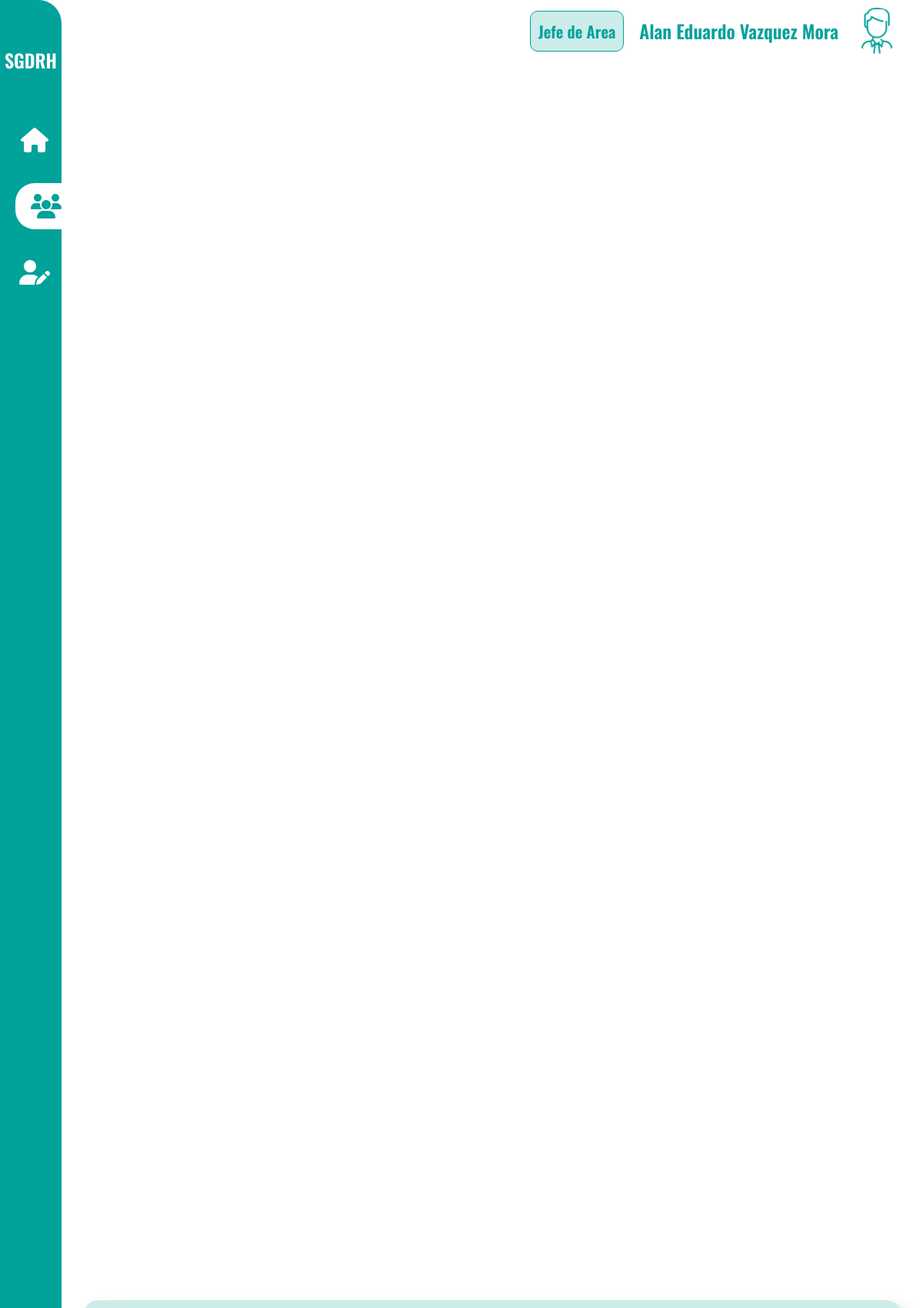
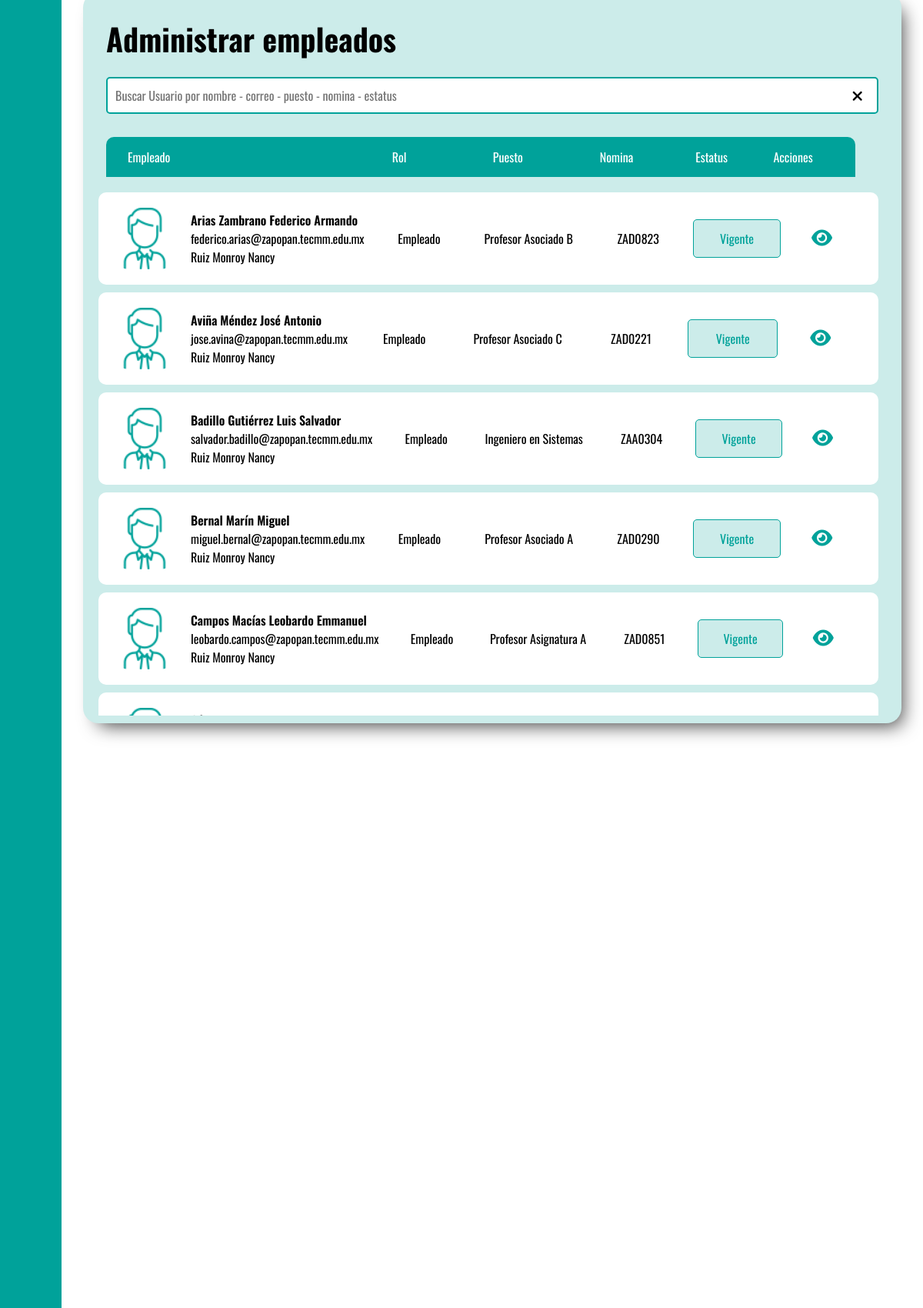
Page /public/admin_home.php?page=manage_users (signed in, upper part) on the committed database (2 pictures, top to bottom).
### tables this page shows
CREATE TABLE `usuario` (
  `usuario_id` int(11) NOT NULL AUTO_INCREMENT,
  `usuario_nomina` varchar(100) NOT NULL,
  `usuario_nombre` varchar(100) NOT NULL,
  `usuario_curp` varchar(100) NOT NULL,
  `usuario_rfc` varchar(100) NOT NULL,
  `usuario_email` varchar(150) NOT NULL,
  `usuario_password` varchar(100) NOT NULL,
  `usuario_foto` longblob,
  `usuario_genero` varchar(1) NOT NULL,
  `usuario_fechaIngreso` date DEFAULT NULL,
  `usuario_fechaCumpleaños` date DEFAULT NULL,
  `puesto_id` int(11) NOT NULL,
  `areaAdscripcion_id` int(11) NOT NULL,
  `jefeInmediato_id` int(11) NOT NULL,
  `sindicato_id` int(11) NOT NULL,
  `rol_id` int(11) NOT NULL,
  `usuario_estatus` varchar(50) NOT NULL,
  PRIMARY KEY (`usuario_id`),
  KEY `puesto_id` (`puesto_id`),
  KEY `areaAdscripcion_id` (`areaAdscripcion_id`),
  KEY `jefeInmediato_id` (`jefeInmediato_id`,`sindicato_id`,`rol_id`),
  KEY `rol_id` (`rol_id`),
  KEY `sindicato_id` (`sindicato_id`),
  CONSTRAINT `usuario_ibfk_1` FOREIGN KEY (`puesto_id`) REFERENCES `puesto` (`puesto_id`),
  CONSTRAINT `usuario_ibfk_2` FOREIGN KEY (`areaAdscripcion_id`) REFERENCES `areaadscripcion` (`areaAdscripcion_id`),
  CONSTRAINT `usuario_ibfk_3` FOREIGN KEY (`rol_id`) REFERENCES `rol` (`rol_id`),
  CONSTRAINT `usuario_ibfk_4` FOREIGN KEY (`sindicato_id`) REFERENCES `sindicato` (`sindicato_id`),
  CONSTRAINT `usuario_ibfk_5` FOREIGN KEY (`jefeInmediato_id`) REFERENCES `jefeinmediato` (`jefeInmediato_id`)
);

CREATE TABLE `jefeinmediato` (
  `jefeInmediato_id` int(11) NOT NULL AUTO_INCREMENT,
  `jefeInmediato_nombre` varchar(100) NOT NULL,
  `areaAdscripcion_id` int(11) NOT NULL,
  PRIMARY KEY (`jefeInmediato_id`)
);

CREATE TABLE `rol` (
  `rol_id` int(11) NOT NULL AUTO_INCREMENT,
  `rol_nombre` varchar(50) NOT NULL,
  PRIMARY KEY (`rol_id`)
);

CREATE TABLE `puesto` (
  `puesto_id` int(11) NOT NULL AUTO_INCREMENT,
  `puesto_nombre` varchar(50) NOT NULL,
  PRIMARY KEY (`puesto_id`)
);

### src/controllers/UserController.php (called while the page is built, shortened)
<?php
require_once MODEL_PATH . 'UserModel.php';
class UserController
{
    private $userModel;
    public function __construct($db)
    {
        $this->userModel = new UserModel($db);
    }
    public function showAllUsers($userRole)
    {
        $users = $this->userModel->getAllUsers($userRole);
        require VIEW_PATH . 'manage_users/list.php';
    }
}

### src/models/UserModel.php (called while the page is built, shortened)
<?php
class UserModel
{
    private $db;
    public function __construct($db)
    {
        $this->db = $db;
    }
    public function getAllUsers($userRole)
    {
        $query = "SELECT usuario.*, rol.*, puesto.*, jefeinmediato.*
                  FROM usuario
                  LEFT JOIN rol ON usuario.rol_id = rol.rol_id
                  LEFT JOIN puesto ON usuario.puesto_id = puesto.puesto_id
                  LEFT JOIN areaAdscripcion ON usuario.areaAdscripcion_id = areaAdscripcion.areaAdscripcion_id
                  LEFT JOIN jefeinmediato ON usuario.jefeInmediato_id = jefeinmediato.jefeInmediato_id
                  LEFT JOIN sindicato ON usuario.sindicato_id = sindicato.sindicato_id";
        if ($userRole == 4) {
            $area_adscripcion = $_SESSION['user_area'];
            $query .= " WHERE usuario.areaAdscripcion_id = :areaAdscripcion";
            $stmt = $this->db->prepare($query);
            $stmt->bindParam(':areaAdscripcion', $area_adscripcion, PDO::PARAM_INT);
        } else if ($userRole == 5) {
            $user_sindicato = $_SESSION['user_union'];
            $query .= " WHERE usuario.sindicato_id = :userSindicato";
            $stmt = $this->db->prepare($query);
            $stmt->bindParam(':userSindicato', $user_sindicato, PDO::PARAM_STR);
        } else {
            $stmt = $this->db->prepare($query);
        }
        $stmt->execute();
        return $stmt->fetchAll(PDO::FETCH_ASSOC);
    }
}

### server/DB.php (called while the page is built, shortened)
<?php
class DB
{
    private $host = "localhost";
    private $username = "root";
    private $password = "";
    private $database = "sgdrh";
    private $connection;
    public function __construct()
    {
        try {
            $this->connection = new PDO("mysql:host=$this->host;dbname=$this->database;charset=utf8", $this->username, $this->password);
            $this->connection->setAttribute(PDO::ATTR_ERRMODE, PDO::ERRMODE_EXCEPTION);
        } catch (PDOException $e) {
            die("Connection failed: " . $e->getMessage());
        }
    }
    public function prepare($sql)
    {
        return $this->connection->prepare($sql);
    }
}

### src/views/manage_users/list.php (the view, shortened to what this page needs)
<?php if (!empty($users)) : ?>
    <div class="card_table">
        <div class="card_table_header">
            <h2>Administrar empleados</h2>
        </div>
        <div class="card_table_body">
            <div class="search_input" id="searchForm">
                <input type="text" id="searchInput" placeholder="Buscar Usuario por nombre - correo - puesto - nomina - estatus">
                <i class="fa-solid fa-xmark" id="clear_input"></i>
            </div>
            <div class="table_header">
                <span class="header_empleado">Empleado</span>
                <span class="header_rol">Rol</span>
                <span class="header_puesto">Puesto</span>
                <span class="header_nomina">Nomina</span>
                <span class="header_estatus">Estatus</span>
                <span class="header_actions">Acciones</span>
            </div>
        </div>
        <div class="table_body" id="tableContainer">
            <?php foreach ($users as $user) : ?>
                <?php if ($user['usuario_id'] != $_SESSION['user_id']) { ?>
                    <div class="table_body_item">
                        <div class="row_user_info">
                            <?php if ($user['usuario_genero'] === 'H') {
                                echo '<img src="assets/images/hombre.png">';
                            } else {
                                echo '<img src="assets/images/mujer.png">';
                            } ?>
                            <div class="info">
                                <span class="user_name"><?= $user["usuario_nombre"]; ?></span>
                                <span class="user_email"><?= $user["usuario_email"] ?></span>
                                <span><?= $user["jefeInmediato_nombre"] ?></span>
                            </div>
                        </div>
                        <span class="row_rol"><?= $user["rol_nombre"] ?></span>
                        <span class="row_puesto"><?= $user["puesto_nombre"] ?></span>
                        <span class="row_nomina"><?= $user["usuario_nomina"] ?></span>
                        <?= $estatusClass = '';
                        switch ($user['usuario_estatus']) {
                            case "Vigente":
                                $estatusClass = 'current';
                                break;
                        }
                        echo "<span class=\"row_estatus {$estatusClass}\">{$user['usuario_estatus']}</span>"; ?>
                        <div class="row_actions">
                            <a href="admin_home.php?page=see_user&action=seeUser&userID=<?= $user["usuario_id"]; ?>" title="Ver a <?= $user["usuario_nombre"]; ?>"><i class="fa-solid fa-eye"></i></a>
                        </div>
                    </div>
                <?php } ?>
            <?php endforeach; ?>
        </div>
    </div>
<?php endif; ?>

### rows in the picture
usuario: usuario_nombre "Arias Zambrano Federico Armando", usuario_email "federico.arias@zapopan.tecmm.edu.mx", jefeInmediato.jefeInmediato_nombre "Ruiz Monroy Nancy", rol.rol_nombre "Empleado", puesto.puesto_nombre "Profesor Asociado B", usuario_nomina "ZAD0823", usuario_estatus "Vigente"
usuario: usuario_nombre "Aviña Méndez José Antonio", usuario_email "jose.avina@zapopan.tecmm.edu.mx", jefeInmediato.jefeInmediato_nombre "Ruiz Monroy Nancy", rol.rol_nombre "Empleado", puesto.puesto_nombre "Profesor Asociado C", usuario_nomina "ZAD0221", usuario_estatus "Vigente"
usuario: usuario_nombre "Badillo Gutiérrez Luis Salvador", usuario_email "salvador.badillo@zapopan.tecmm.edu.mx", jefeInmediato.jefeInmediato_nombre "Ruiz Monroy Nancy", rol.rol_nombre "Empleado", puesto.puesto_nombre "Ingeniero en Sistemas", usuario_nomina "ZAA0304", usuario_estatus "Vigente"
usuario: usuario_nombre "Bernal Marín Miguel", usuario_email "miguel.bernal@zapopan.tecmm.edu.mx", jefeInmediato.jefeInmediato_nombre "Ruiz Monroy Nancy", rol.rol_nombre "Empleado", puesto.puesto_nombre "Profesor Asociado A", usuario_nomina "ZAD0290", usuario_estatus "Vigente"
usuario: usuario_nombre "Campos Macías Leobardo Emmanuel", usuario_email "leobardo.campos@zapopan.tecmm.edu.mx", jefeInmediato.jefeInmediato_nombre "Ruiz Monroy Nancy", rol.rol_nombre "Empleado", puesto.puesto_nombre "Profesor Asignatura A", usuario_nomina "ZAD0851", usuario_estatus "Vigente"

### other values in the picture
$roles_nombres[$_SESSION['user_role']] "Jefe de Area"
$_SESSION['user_name'] "Alan Eduardo Vazquez Mora"
